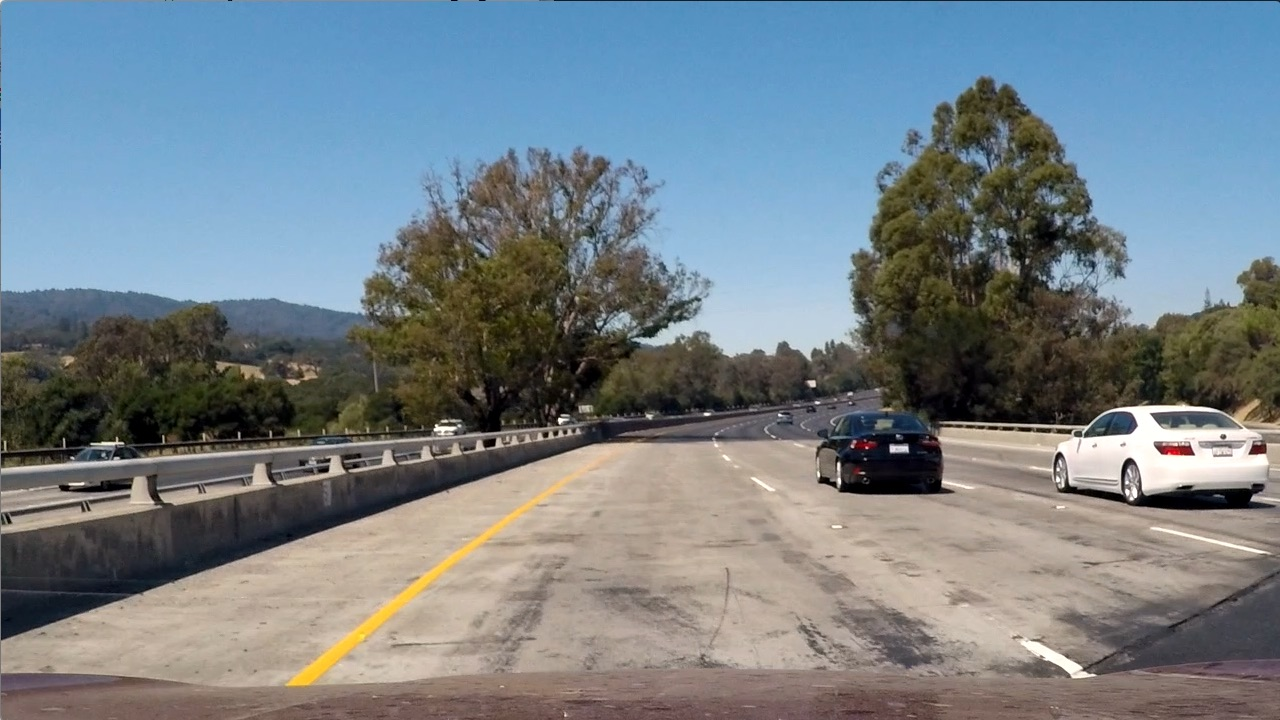
#> input picture line_tracking/test_images/test1.jpg, 1280 x 720 px, given in place of test1.PNG, which was not available
$ python main_nogray.py
#> lines starting #> are read from the running program, lines starting #| are printed output that depends on the picture; after the words box and inside, x2 and y2 are one past the last pixel; in counts of white or black regions, pixels touching at a corner belong together; pictures that were not available may be replaced by others from this repository, and a replacement may not be noted
import cv2
import numpy as np

def Gray_change(image):
    return cv2.cvtColor(image, cv2.COLOR_RGB2GRAY)

def Otsu_threshold(image):
    return cv2.threshold(image, -1, 255, cv2.THRESH_BINARY | cv2.THRESH_OTSU) # return t, otsu_img

def Mean_threshold(image, blk_size, C):
    return cv2.adaptiveThreshold(image, 255, cv2.ADAPTIVE_THRESH_MEAN_C, cv2.THRESH_BINARY, blk_size, C)

def Gaussian_threshold(image, blk_size, C):
    return cv2.adaptiveThreshold(image, 255, cv2.ADAPTIVE_THRESH_GAUSSIAN_C, cv2.THRESH_BINARY,blk_size, C)

def Gaussianblur(image):
    return cv2.GaussianBlur(image, (3,3), 0)

def Canny_edge(image, low_threshold, high_threshold):
    return cv2.Canny(image, low_threshold, high_threshold)

def Detect_white(image):
    mark = np.copy(image) # image 복사

    blue_thr = 120
    green_thr = 120
    red_thr = 120
    bgr_thr = [blue_thr, green_thr, red_thr]

    thresholds = (image[:,:,0] < bgr_thr[0]) \
                | (image[:,:,1] < bgr_thr[1]) \
                | (image[:,:,2] < bgr_thr[2])
    mark[thresholds] = [0,0,0]

    return mark

def ROI_image(image,color3=(255,255,255),color1=255):
    vertices = np.array(
        [[(0, height), (0, height / 2 ), (width/2, height/2),(width, height / 2), (width, height)]],
        dtype=np.int32)
    mask = np.zeros_like(image)  # mask = img와 같은 크기의 빈 이미지
    if len(image.shape) > 2:  # Color 이미지(3채널)라면 :
        color = color3
    else:  # 흑백 이미지(1채널)라면 :
        color = color1

        # vertices에 정한 점들로 이뤄진 다각형부분(ROI 설정부분)을 color로 채움
    cv2.fillPoly(mask, vertices, color)

    # 이미지와 color로 채워진 ROI를 합침
    ROI_image = cv2.bitwise_and(image, mask)
    return ROI_image


if __name__ == "__main__":
################################################### RGB 흰선
    image = cv2.imread("../Img/test1.PNG")
#> image is the input picture: shape (720, 1280, 3); mean B, G, R 135.5, 128.7, 117.5
    height, width = image.shape[:2]
    mark_image = Detect_white(image)
#> in Detect_white, `thresholds = (image[:,:,0] < bgr_thr[0]) \ | (image[:,:,1] < bgr_thr[1..`:
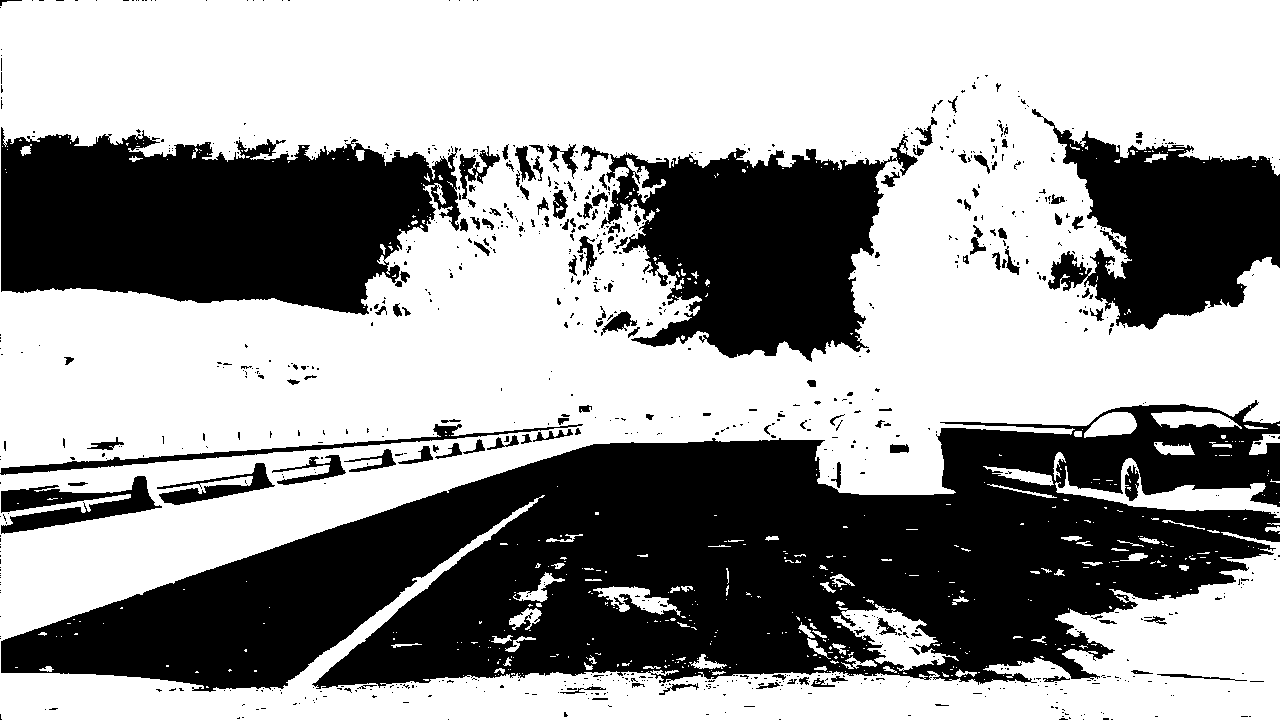
#> thresholds: shape (720, 1280) bool; 60.9% white; 933 black regions (789 under 20 px), largest, box (x1, y1, x2, y2) and area: (1, 400, 1280, 692) 205036, (1, 127, 461, 315) 62274, (601, 134, 918, 362) 40768
#> in Detect_white, `mark[thresholds] = [0,0,0]`:
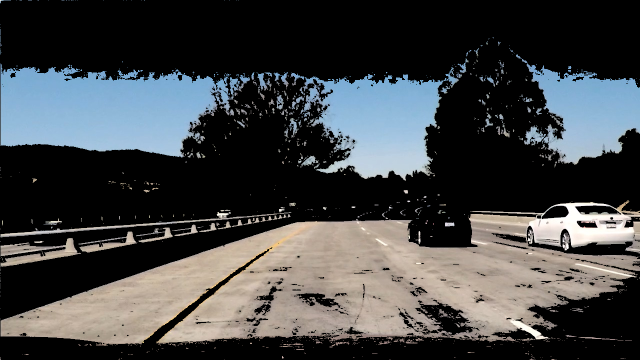
#> mark: shape (720, 1280, 3) (shown at 1/2 size); mean B, G, R 69.3, 68.1, 66.2
    roi_image = ROI_image(mark_image, (0, 0, 255))
#> in ROI_image, `cv2.fillPoly(mask, vertices, color)`:
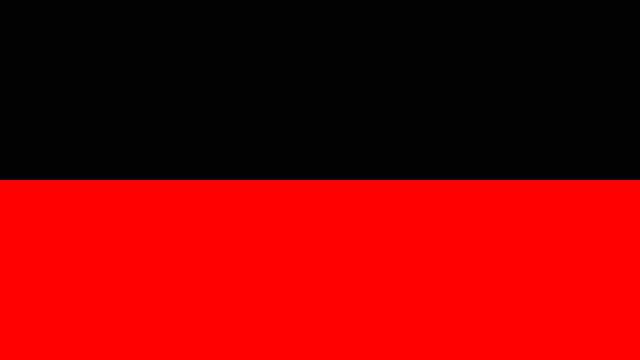
#> mask: shape (720, 1280, 3) (shown at 1/2 size); mean of channels 0, 1, 2 0, 0, 127.5; drawn as B, G, R
################################################### Gray 흰선
    gray = Gray_change(image)

    canny_image = Canny_edge(roi_image, 70, 210)
#> in Canny_edge, `return cv2.Canny(image, low_threshold, high_threshold)`:
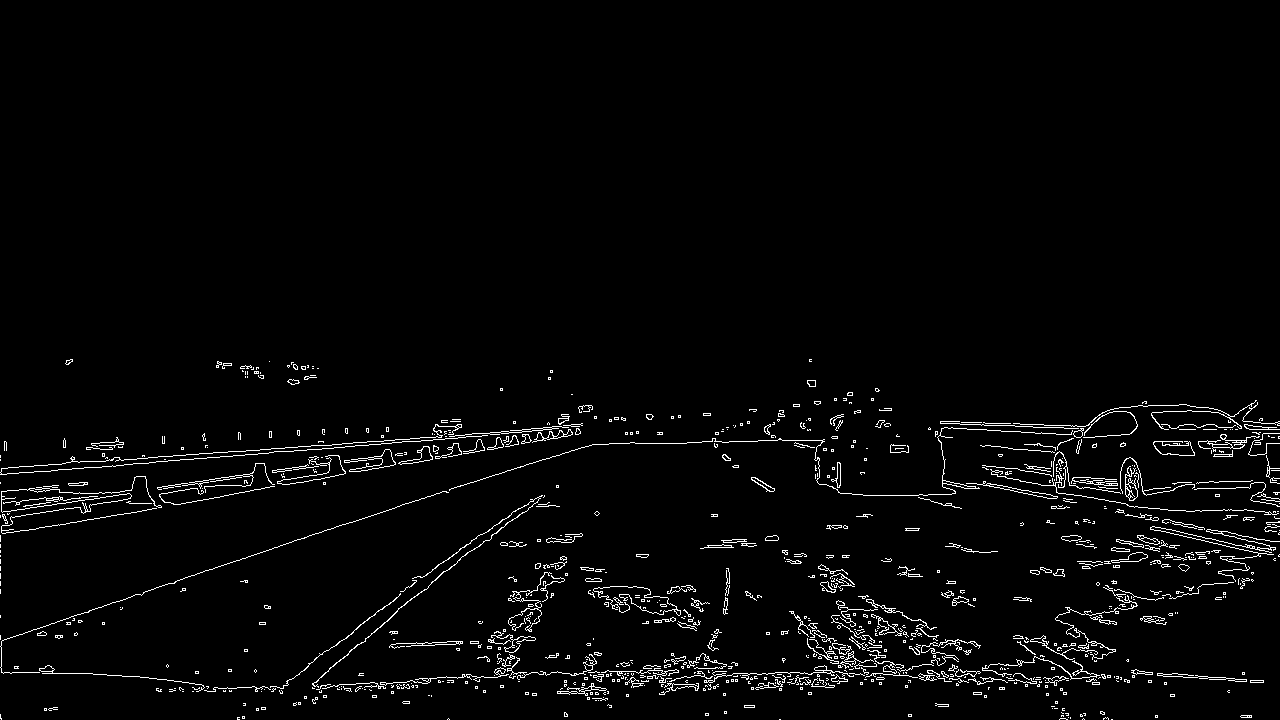
#> returned value: shape (720, 1280); 2.7% white in thin lines or dots, all inside (x1, y1, x2, y2) = (0, 359, 1280, 720)


    cv2.imshow('result', image)
    cv2.waitKey(0)

$ run again, with line_tracking/test_images/test2.jpg copied over line_tracking/test_images/test1.jpg
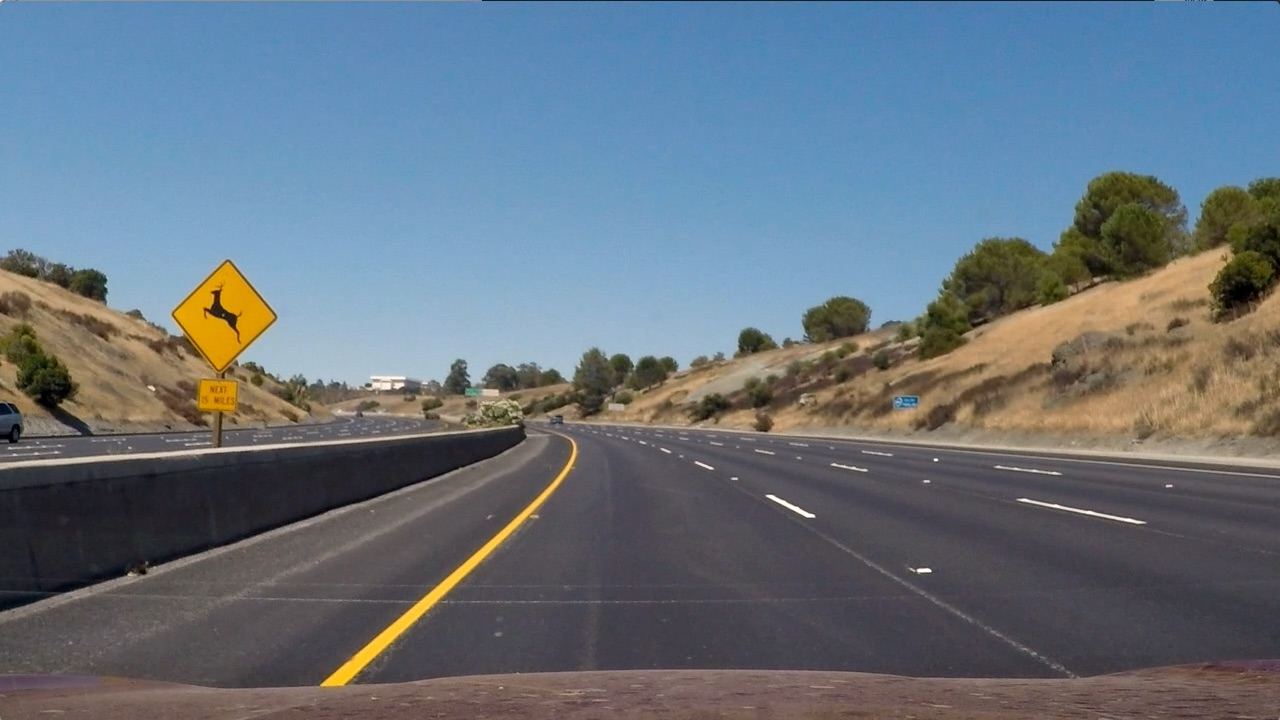
#> input picture line_tracking/test_images/test2.jpg, 1280 x 720 px, given in place of test1.PNG, which was not available
#> image is the input picture: shape (720, 1280, 3); mean B, G, R 125.5, 114.6, 102.8
#> in Detect_white, `thresholds = (image[:,:,0] < bgr_thr[0]) \ | (image[:,:,1] < bgr_thr[1..`:
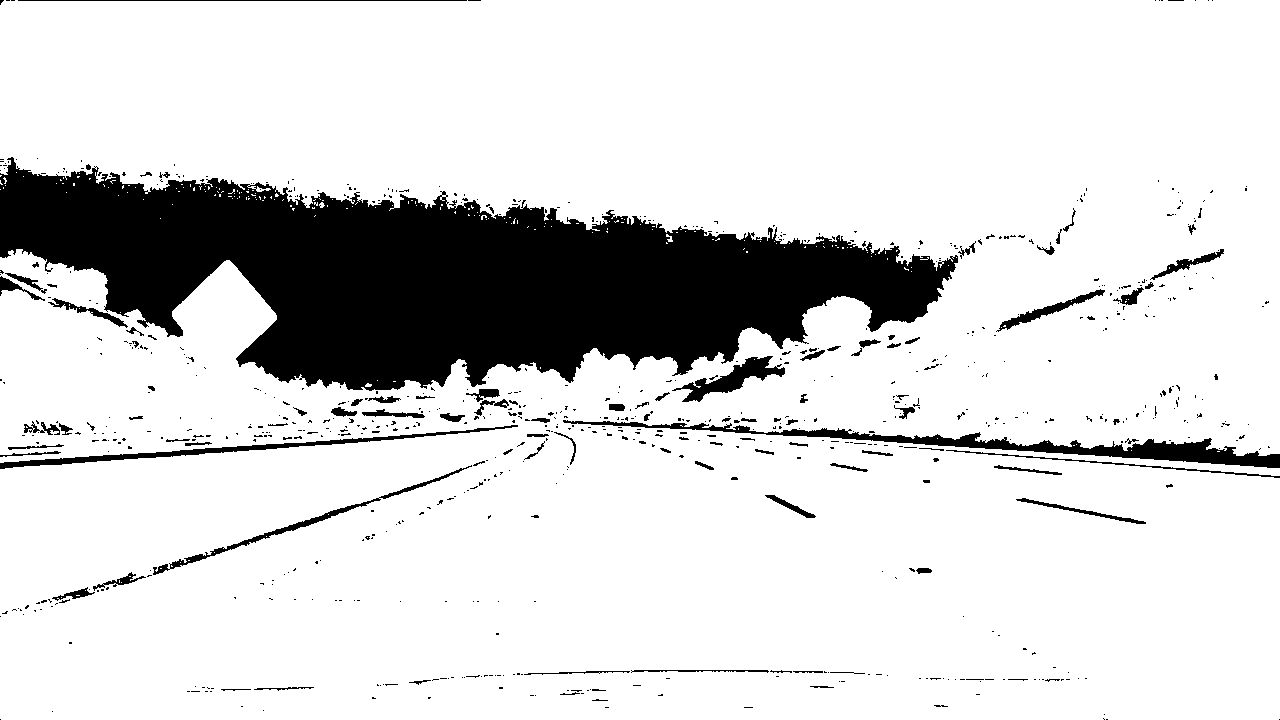
#> thresholds: shape (720, 1280) bool; 84.5% white; 774 black regions (666 under 20 px), largest, box (x1, y1, x2, y2) and area: (0, 157, 958, 391) 118623, (563, 420, 1280, 468) 5993, (0, 425, 518, 469) 2272
#> in Canny_edge, `return cv2.Canny(image, low_threshold, high_threshold)`:
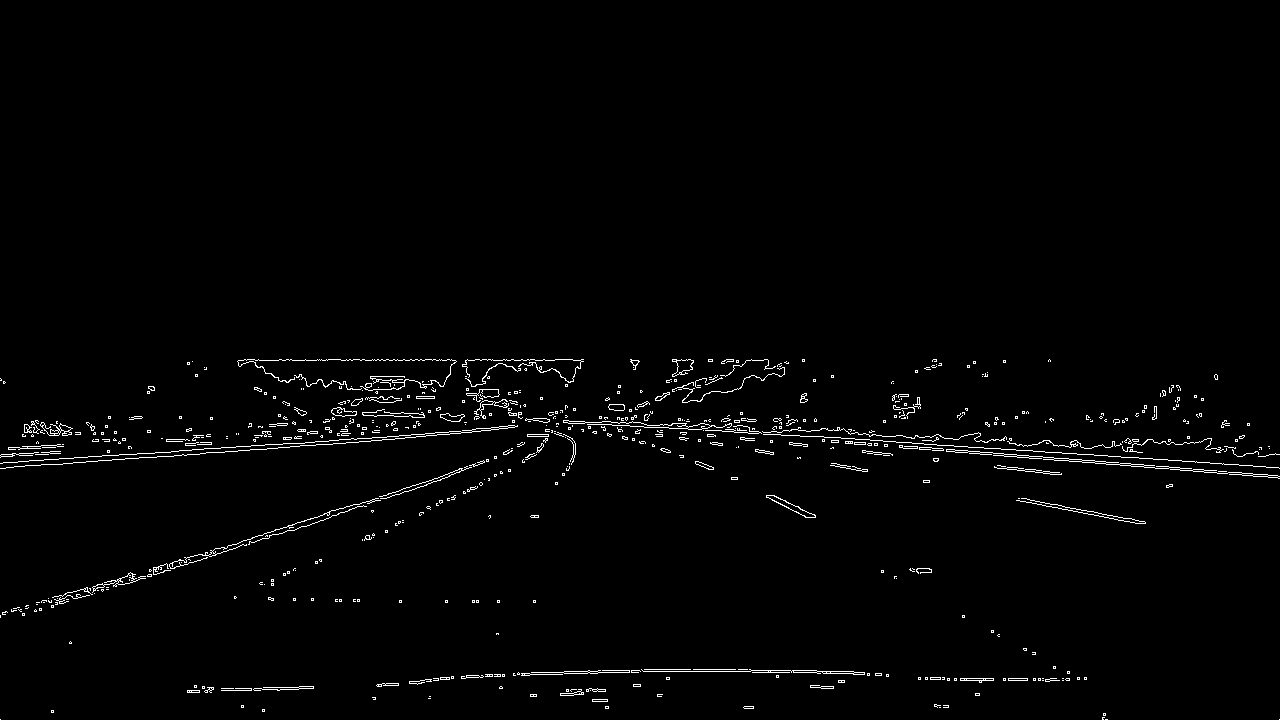
#> returned value: shape (720, 1280); 1.5% white in thin lines or dots, all inside (x1, y1, x2, y2) = (0, 359, 1280, 720)

$ run again, with line_tracking/test_images/test3.jpg copied over line_tracking/test_images/test1.jpg
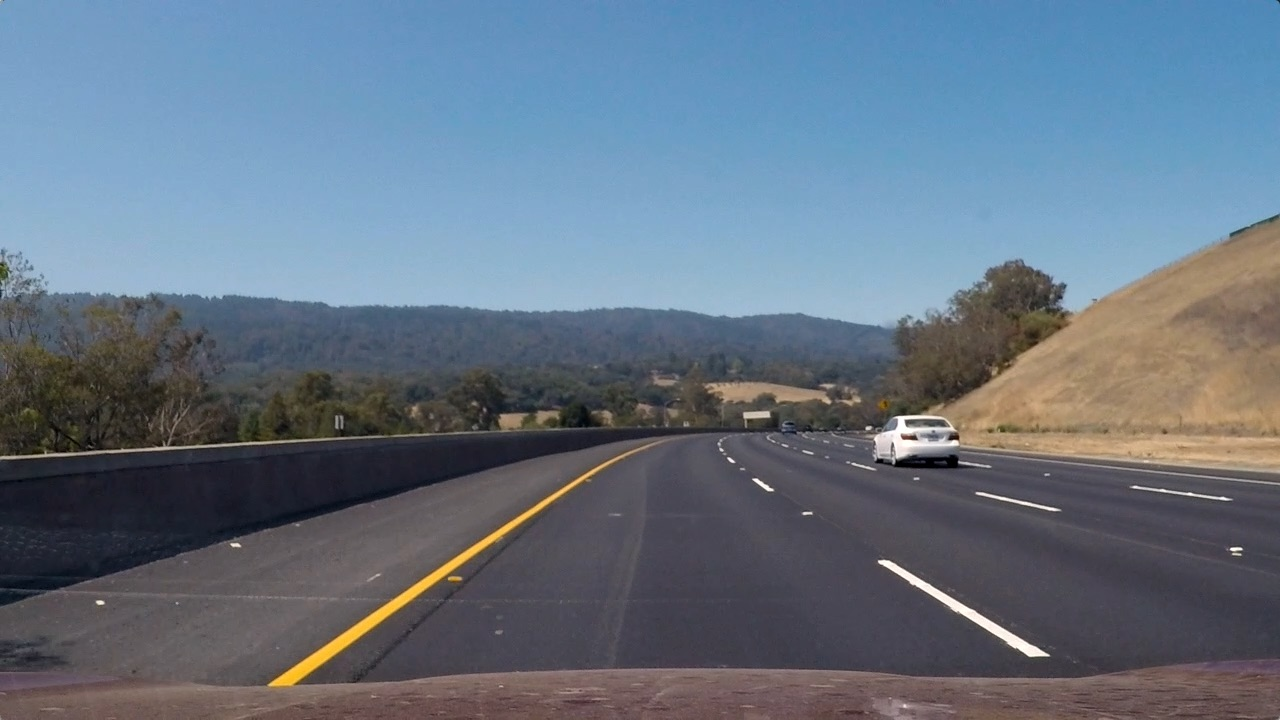
#> input picture line_tracking/test_images/test3.jpg, 1280 x 720 px, given in place of test1.PNG, which was not available
#> image is the input picture: shape (720, 1280, 3); mean B, G, R 130.7, 115.3, 101.1
#> in Detect_white, `thresholds = (image[:,:,0] < bgr_thr[0]) \ | (image[:,:,1] < bgr_thr[1..`:
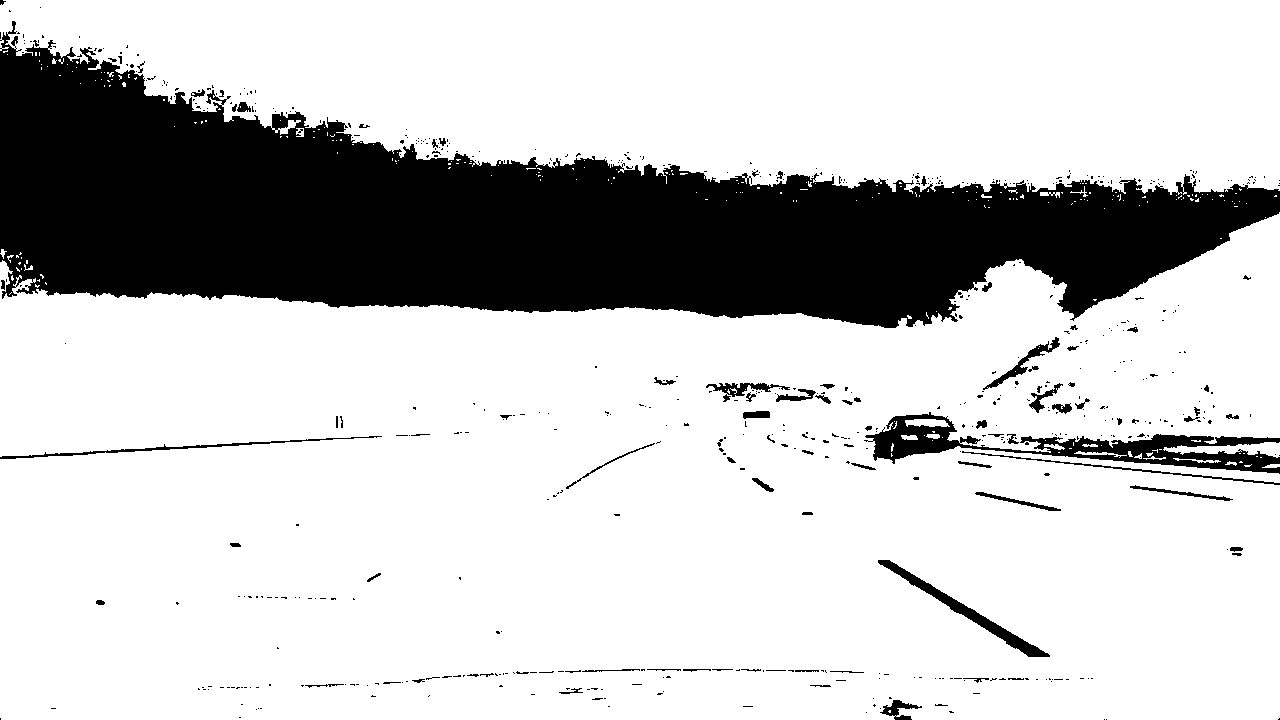
#> thresholds: shape (720, 1280) bool; 78% white; 598 black regions (511 under 20 px), largest, box (x1, y1, x2, y2) and area: (0, 21, 1280, 328) 184604, (864, 412, 1280, 474) 7533, (878, 560, 1050, 657) 1801
#> in Canny_edge, `return cv2.Canny(image, low_threshold, high_threshold)`:
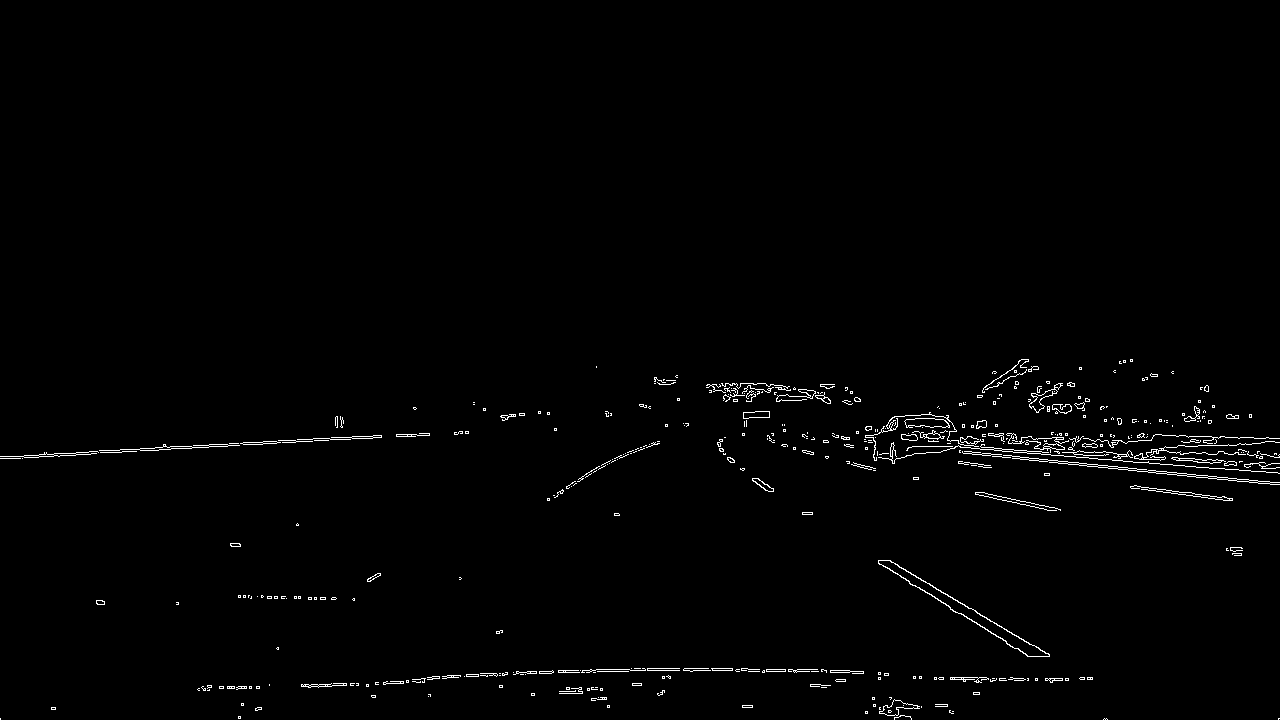
#> returned value: shape (720, 1280); 1.1% white in thin lines or dots, all inside (x1, y1, x2, y2) = (0, 359, 1280, 720)
